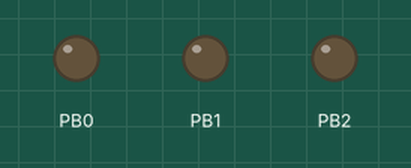
The program below on a simulated ATmega328P, built with avr-gcc and emulated at 16 MHz. Shown: output pins drawn as LEDs (lit = HIGH).

Above: at 0.1 s.
At 0.7 s:
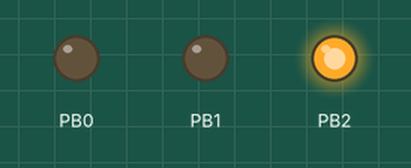
At 1.3 s:
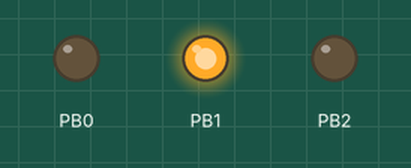
At 2.7 s:
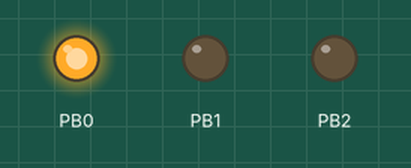
Timing chart, 0 to 3.0 s (numbered marks = the images above):
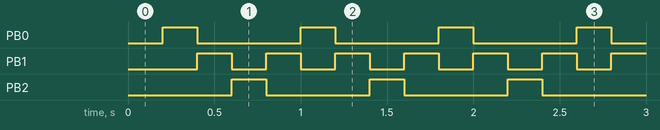

Measured:
- by itself, PB0, PB2: alternates HIGH for 0.20 s and LOW for 0.60 s
- by itself, PB1: alternates HIGH for 0.20 s and LOW for 0.20 s
- by itself, everything shown: repeats every 0.80 s, in 4 steps

The program:

main.c
```c
/*
 * Praktikum2_Lauflicht_C.c
 *
 * Created: 25.10.2018 16:27:36
 * Author : andrei
 */


#include <avr/io.h>
#define F_CPU 16000000UL // hier muss die passende Taktfrequenz rein
#include <util/delay.h>

#define erstes 1
#define zweites 2
#define drittes 4

int main(void)
{
    /* Replace with your application code */
	DDRB = 0b00000111;


	while (1)
    {

		_delay_ms(200.0);
		PORTB = erstes;
		_delay_ms(200.0);
		PORTB = zweites;
		_delay_ms(200.0);
		PORTB = drittes;
		_delay_ms(200.0);
		PORTB = zweites;

    }
}
```
